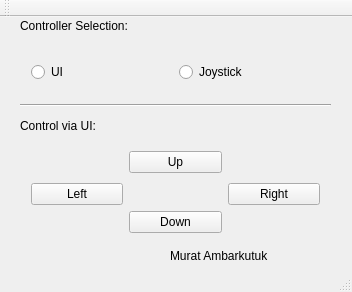
<?xml version="1.0" encoding="UTF-8"?>
<ui version="4.0">
 <class>MainWindow</class>
 <widget class="QMainWindow" name="MainWindow">
  <property name="geometry">
   <rect>
    <x>0</x>
    <y>0</y>
    <width>352</width>
    <height>292</height>
   </rect>
  </property>
  <property name="windowTitle">
   <string>Network Camera Controller</string>
  </property>
  <widget class="QWidget" name="centralWidget">
   <widget class="QLabel" name="label">
    <property name="geometry">
     <rect>
      <x>20</x>
      <y>0</y>
      <width>321</width>
      <height>17</height>
     </rect>
    </property>
    <property name="text">
     <string>Controller Selection:</string>
    </property>
   </widget>
   <widget class="QLabel" name="label_2">
    <property name="geometry">
     <rect>
      <x>170</x>
      <y>230</y>
      <width>141</width>
      <height>17</height>
     </rect>
    </property>
    <property name="text">
     <string>Murat Ambarkutuk</string>
    </property>
   </widget>
   <widget class="QWidget" name="gridLayoutWidget">
    <property name="geometry">
     <rect>
      <x>20</x>
      <y>30</y>
      <width>311</width>
      <height>51</height>
     </rect>
    </property>
    <layout class="QGridLayout" name="gridLayout">
     <item row="0" column="0">
      <widget class="QRadioButton" name="radUI">
       <property name="text">
        <string>UI</string>
       </property>
      </widget>
     </item>
     <item row="0" column="1">
      <widget class="QRadioButton" name="radJoy">
       <property name="text">
        <string>Joystick</string>
       </property>
      </widget>
     </item>
    </layout>
   </widget>
   <widget class="QWidget" name="gridLayoutWidget_2">
    <property name="geometry">
     <rect>
      <x>20</x>
      <y>120</y>
      <width>311</width>
      <height>107</height>
     </rect>
    </property>
    <layout class="QGridLayout" name="gridLayout_2">
     <item row="1" column="1">
      <widget class="QPushButton" name="pushUp">
       <property name="text">
        <string>Up</string>
       </property>
      </widget>
     </item>
     <item row="2" column="0">
      <spacer name="verticalSpacer_6">
       <property name="orientation">
        <enum>Qt::Vertical</enum>
       </property>
       <property name="sizeHint" stdset="0">
        <size>
         <width>20</width>
         <height>40</height>
        </size>
       </property>
      </spacer>
     </item>
     <item row="3" column="0">
      <widget class="QPushButton" name="pushLeft">
       <property name="text">
        <string>Left</string>
       </property>
      </widget>
     </item>
     <item row="3" column="2">
      <widget class="QPushButton" name="pushRight">
       <property name="text">
        <string>Right</string>
       </property>
      </widget>
     </item>
     <item row="4" column="1">
      <widget class="QPushButton" name="pushDown">
       <property name="text">
        <string>Down</string>
       </property>
      </widget>
     </item>
     <item row="0" column="0">
      <spacer name="verticalSpacer_5">
       <property name="orientation">
        <enum>Qt::Vertical</enum>
       </property>
       <property name="sizeHint" stdset="0">
        <size>
         <width>20</width>
         <height>40</height>
        </size>
       </property>
      </spacer>
     </item>
    </layout>
   </widget>
   <widget class="QLabel" name="label_3">
    <property name="geometry">
     <rect>
      <x>20</x>
      <y>100</y>
      <width>141</width>
      <height>17</height>
     </rect>
    </property>
    <property name="text">
     <string>Control via UI:</string>
    </property>
   </widget>
   <widget class="Line" name="line">
    <property name="geometry">
     <rect>
      <x>20</x>
      <y>80</y>
      <width>311</width>
      <height>16</height>
     </rect>
    </property>
    <property name="orientation">
     <enum>Qt::Horizontal</enum>
    </property>
   </widget>
  </widget>
  <widget class="QMenuBar" name="menuBar">
   <property name="geometry">
    <rect>
     <x>0</x>
     <y>0</y>
     <width>352</width>
     <height>25</height>
    </rect>
   </property>
  </widget>
  <widget class="QToolBar" name="mainToolBar">
   <attribute name="toolBarArea">
    <enum>TopToolBarArea</enum>
   </attribute>
   <attribute name="toolBarBreak">
    <bool>false</bool>
   </attribute>
  </widget>
  <widget class="QStatusBar" name="statusBar"/>
 </widget>
 <layoutdefault spacing="6" margin="11"/>
 <resources/>
 <connections/>
</ui>
